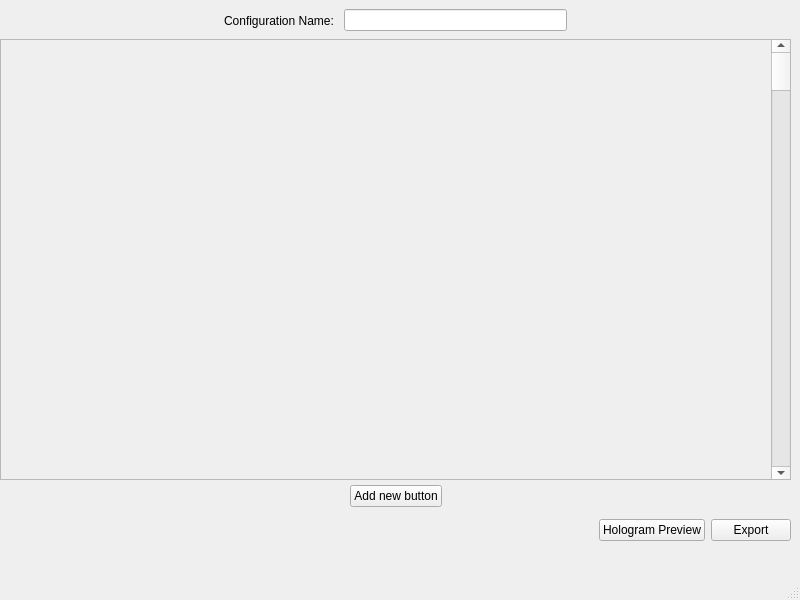
<?xml version="1.0" encoding="UTF-8"?>
<ui version="4.0">
 <class>ConfigWindow</class>
 <widget class="QMainWindow" name="ConfigWindow">
  <property name="geometry">
   <rect>
    <x>0</x>
    <y>0</y>
    <width>800</width>
    <height>600</height>
   </rect>
  </property>
  <property name="windowTitle">
   <string>MainWindow</string>
  </property>
  <widget class="QWidget" name="centralwidget">
   <widget class="QWidget" name="horizontalLayoutWidget">
    <property name="geometry">
     <rect>
      <x>0</x>
      <y>510</y>
      <width>791</width>
      <height>41</height>
     </rect>
    </property>
    <layout class="QHBoxLayout" name="horizontalLayout">
     <item>
      <spacer name="horizontalSpacer">
       <property name="orientation">
        <enum>Qt::Horizontal</enum>
       </property>
       <property name="sizeHint" stdset="0">
        <size>
         <width>30</width>
         <height>20</height>
        </size>
       </property>
      </spacer>
     </item>
     <item>
      <widget class="QPushButton" name="hologramPreview_pushButton">
       <property name="text">
        <string>Hologram Preview</string>
       </property>
      </widget>
     </item>
     <item>
      <widget class="QPushButton" name="export_pushButton">
       <property name="text">
        <string>Export</string>
       </property>
      </widget>
     </item>
    </layout>
   </widget>
   <widget class="QWidget" name="horizontalLayoutWidget_2">
    <property name="geometry">
     <rect>
      <x>0</x>
      <y>0</y>
      <width>791</width>
      <height>41</height>
     </rect>
    </property>
    <layout class="QHBoxLayout" name="horizontalLayout_2">
     <item>
      <spacer name="horizontalSpacer_5">
       <property name="orientation">
        <enum>Qt::Horizontal</enum>
       </property>
       <property name="sizeHint" stdset="0">
        <size>
         <width>40</width>
         <height>20</height>
        </size>
       </property>
      </spacer>
     </item>
     <item>
      <widget class="QLabel" name="configName_label">
       <property name="text">
        <string>Configuration Name: </string>
       </property>
      </widget>
     </item>
     <item>
      <widget class="QLineEdit" name="configName_lineEdit"/>
     </item>
     <item>
      <spacer name="horizontalSpacer_2">
       <property name="orientation">
        <enum>Qt::Horizontal</enum>
       </property>
       <property name="sizeHint" stdset="0">
        <size>
         <width>40</width>
         <height>20</height>
        </size>
       </property>
      </spacer>
     </item>
    </layout>
   </widget>
   <widget class="QWidget" name="horizontalLayoutWidget_3">
    <property name="geometry">
     <rect>
      <x>0</x>
      <y>480</y>
      <width>791</width>
      <height>32</height>
     </rect>
    </property>
    <layout class="QHBoxLayout" name="horizontalLayout_3">
     <item>
      <spacer name="horizontalSpacer_3">
       <property name="orientation">
        <enum>Qt::Horizontal</enum>
       </property>
       <property name="sizeHint" stdset="0">
        <size>
         <width>40</width>
         <height>20</height>
        </size>
       </property>
      </spacer>
     </item>
     <item>
      <widget class="QPushButton" name="add_pushButton">
       <property name="text">
        <string>Add new button</string>
       </property>
      </widget>
     </item>
     <item>
      <spacer name="horizontalSpacer_4">
       <property name="orientation">
        <enum>Qt::Horizontal</enum>
       </property>
       <property name="sizeHint" stdset="0">
        <size>
         <width>40</width>
         <height>20</height>
        </size>
       </property>
      </spacer>
     </item>
    </layout>
   </widget>
   <widget class="QScrollArea" name="scrollArea">
    <property name="geometry">
     <rect>
      <x>0</x>
      <y>39</y>
      <width>791</width>
      <height>441</height>
     </rect>
    </property>
    <property name="widgetResizable">
     <bool>true</bool>
    </property>
    <widget class="QWidget" name="scrollAreaWidgetContents">
     <property name="geometry">
      <rect>
       <x>0</x>
       <y>0</y>
       <width>789</width>
       <height>439</height>
      </rect>
     </property>
     <widget class="QScrollBar" name="verticalScrollBar">
      <property name="geometry">
       <rect>
        <x>770</x>
        <y>-1</y>
        <width>20</width>
        <height>441</height>
       </rect>
      </property>
      <property name="orientation">
       <enum>Qt::Vertical</enum>
      </property>
     </widget>
    </widget>
   </widget>
  </widget>
  <widget class="QMenuBar" name="menubar">
   <property name="geometry">
    <rect>
     <x>0</x>
     <y>0</y>
     <width>800</width>
     <height>22</height>
    </rect>
   </property>
  </widget>
  <widget class="QStatusBar" name="statusbar"/>
 </widget>
 <resources/>
 <connections/>
</ui>
